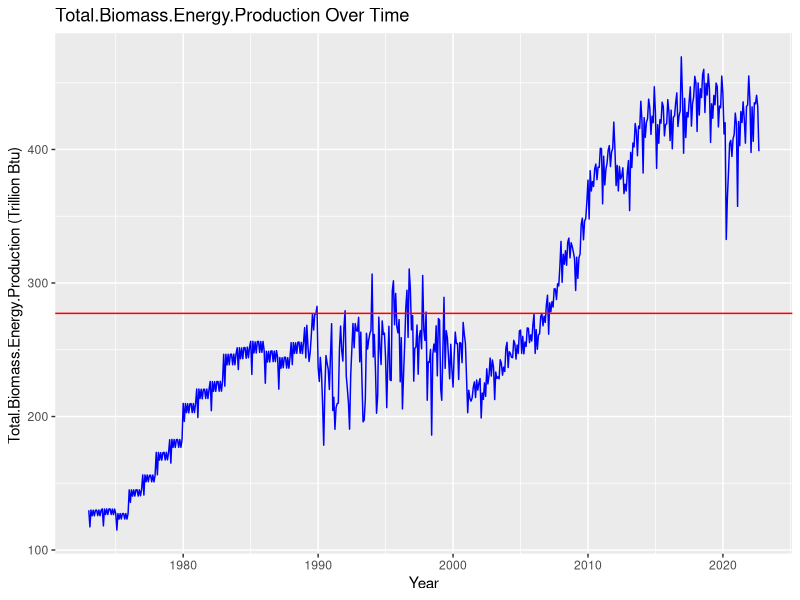
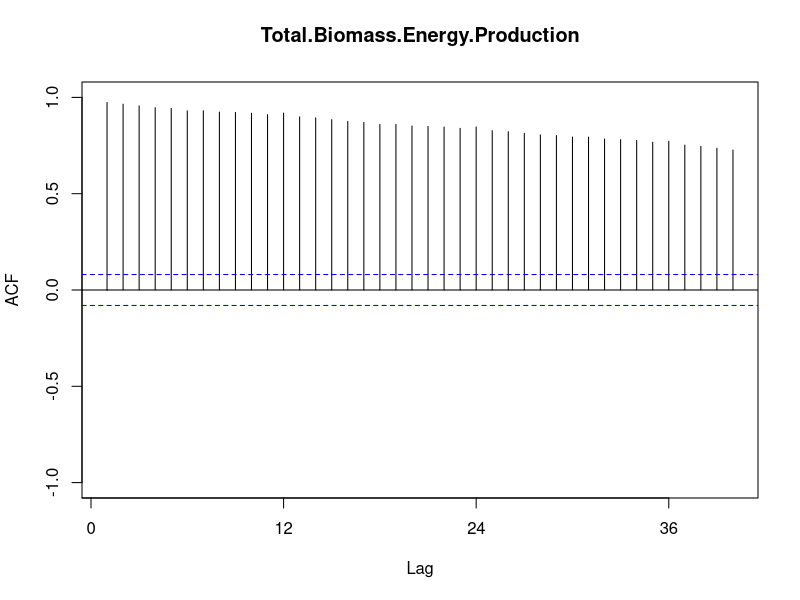
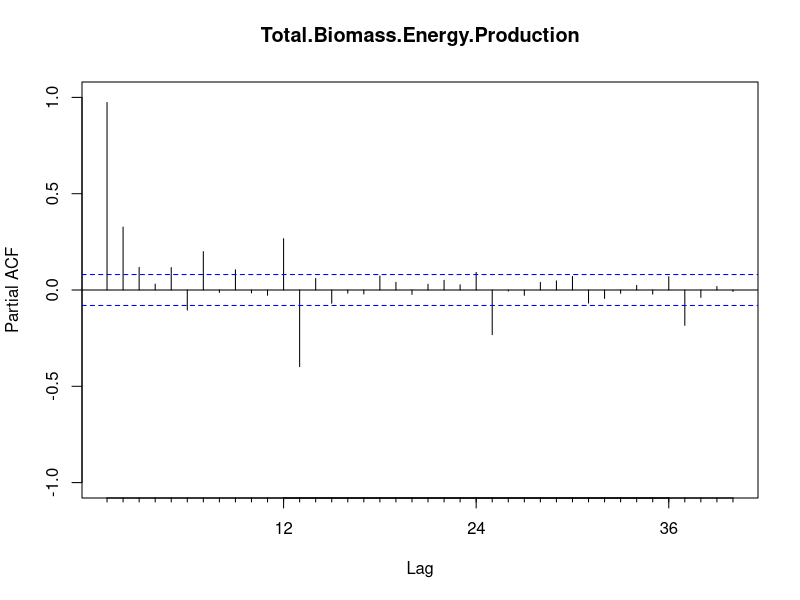
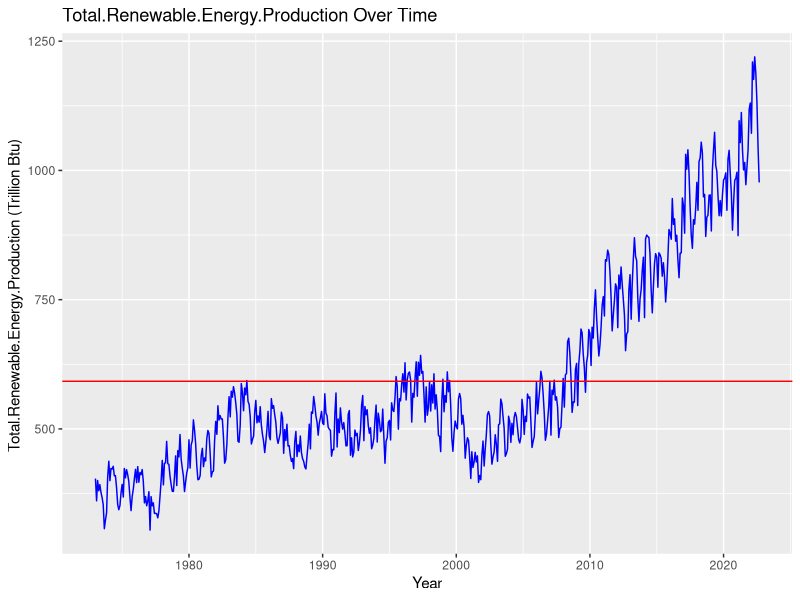
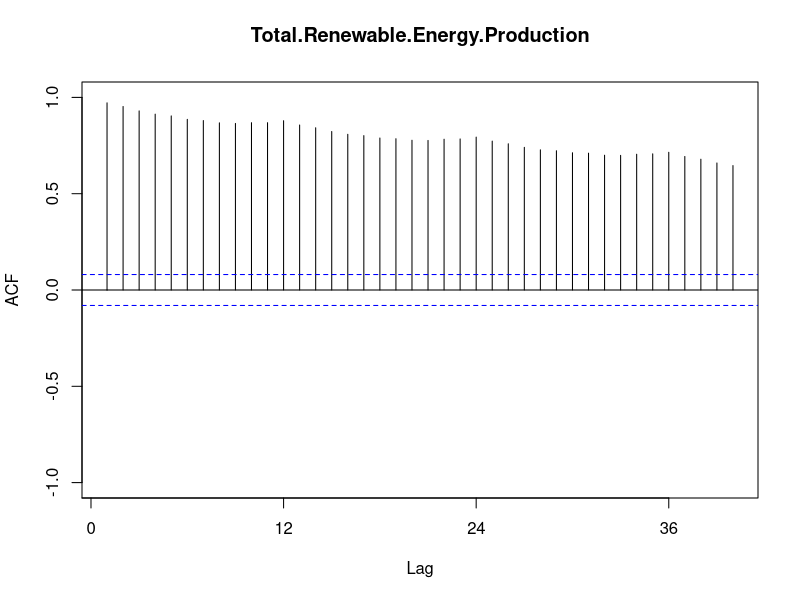
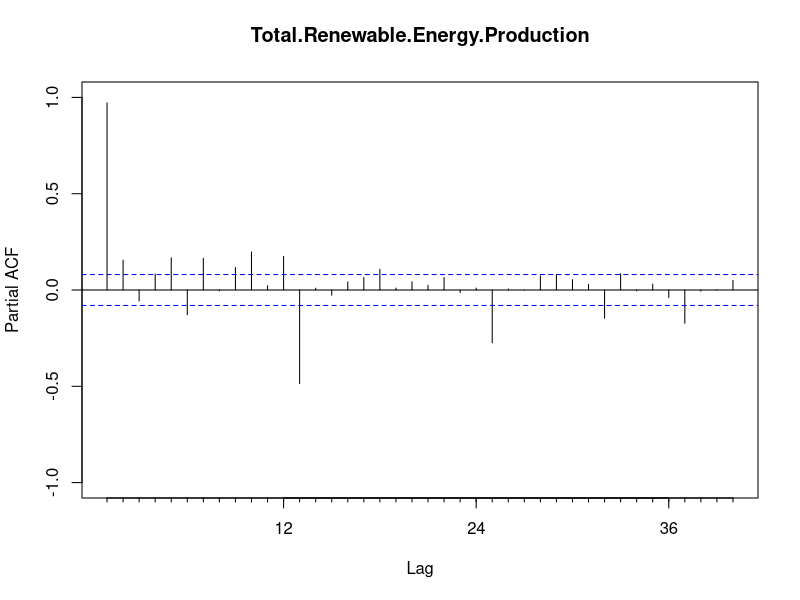
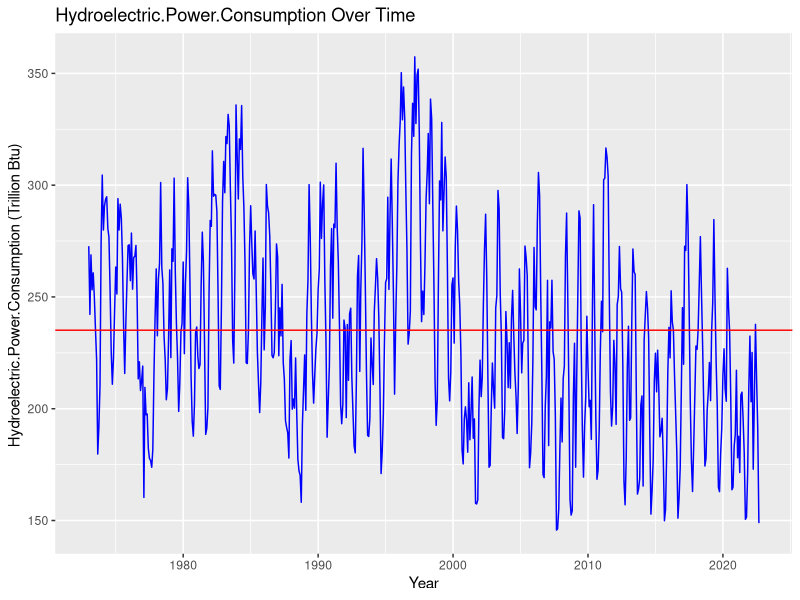
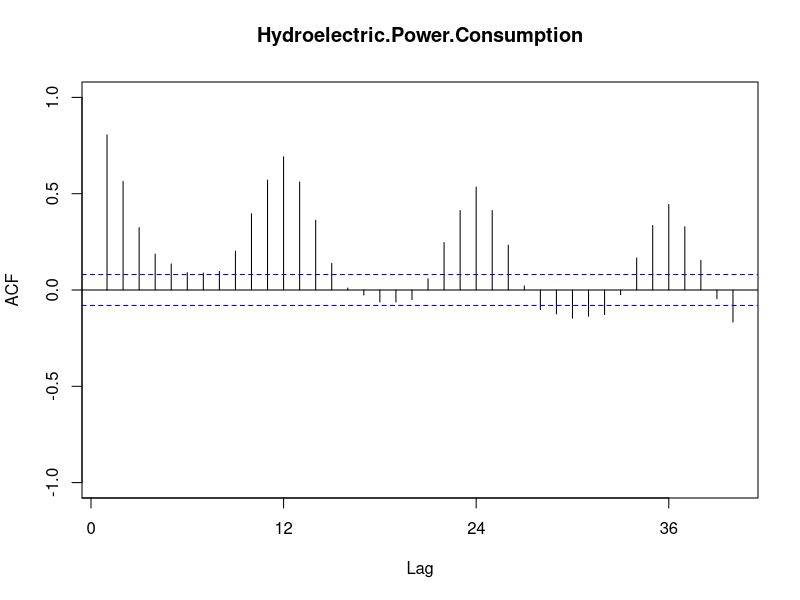

The R source for these figures, in order:
## ---- chunk 1
knitr::opts_chunk$set(echo = TRUE,tidy.opts=list(width.cutoff=80), tidy=FALSE) 
## ---- chunk 2
#Load/install required package here
library(forecast)
library(tseries)
library(dplyr)
library(lubridate)
library(ggplot2)

#import data set
energy_data <- read.csv(file="./Data/Table_10.1_Renewable_Energy_Production_and_Consumption_by_Source-Edit.csv", header = TRUE, dec = ".", sep=",",stringsAsFactors = TRUE) 

#transform Date column 
energy_data$Month<- ym(energy_data$Month)
colnames(energy_data)[1]<- "Date"
head(energy_data)

#extract columns 
colnames(energy_data)
data<- energy_data[,c(1,4,5,6)]
head(data)
tail(data) #no zeros 
## ---- chunk 3
#make time series data 
ts_data<- ts(data[,(2:4)], frequency = 12, start = c(1973,1))
name<- colnames(data)

#plot time series, Acf, and Pacf
for(i in 1:(ncol(data)-1)){
  par((mfrow=c(1,3))) #this does not work with ggplot 
  print(ggplot(data, aes(x=Date, y=data[,(1+i)])) +
          geom_line(color="blue") +
          geom_hline(yintercept = mean(data[,(1+i)]), color="red") + 
          ylab(paste0(colnames(data)[1+i], " (Trillion Btu)", sep = " "))+
          xlab("Year")+
          labs(title = paste0(colnames(data)[1+i], " Over Time", sep = " "))
  )
  Acf(ts_data[,i], lag.max=40, main=name[i+1], ylim=c(-1,1))
  Pacf(ts_data[,i], lag.max=40,main=name[i+1], ylim=c(-1,1))
}

## ---- chunk 4
nobs <- nrow(data) 
#Create vector t
t <- c(1:nobs)

#Fit a linear trend to TS of iHP = 1
linear_trend_model1=lm(data[,2]~t)  
print(summary(linear_trend_model1))
beta1.0=as.numeric(linear_trend_model1$coefficients[1])  #first coefficient is the intercept term or beta0
beta1.1=as.numeric(linear_trend_model1$coefficients[2])  #second coefficient is the slope or beta1
  
#Let's plot the time series with its trend line
print(ggplot(data, aes(x=Date, y=data[,(2)])) +
        geom_line(color="blue") +
        ylab(paste0(colnames(data)[2], " (Trillion Btu)", sep = " "))+
        xlab("Year")+
        labs(title = paste0(colnames(data)[2], " Over Time", sep = " "))+
        #geom_abline(intercept = beta0, slope = beta1, color="red")
        geom_smooth(color="red",method="lm"))
## ---- chunk 5
#Fit a linear trend to TS of iHP = 2
iHP<- 2
linear_trend_model2=lm(data[,3]~t)  
print(summary(linear_trend_model2))
beta2.0=as.numeric(linear_trend_model2$coefficients[1])  #first coefficient is the intercept term or beta0
beta2.1=as.numeric(linear_trend_model2$coefficients[2])  #second coefficient is the slope or beta1

#Let's plot the time series with its trend line
print(ggplot(data, aes(x=Date, y=data[,(3)])) +
        geom_line(color="blue") +
        ylab(paste0(colnames(data)[3], " (Trillion Btu)", sep = " "))+
        xlab("Year")+
        labs(title = paste0(colnames(data)[3], " Over Time", sep = " "))+
        #geom_abline(intercept = beta0, slope = beta1, color="red")
        geom_smooth(color="red",method="lm"))
## ---- chunk 6
#Fit a linear trend to TS of iHP = 3
iHP<- 3
linear_trend_model3=lm(data[,4]~t)  
print(summary(linear_trend_model3))
beta3.0=as.numeric(linear_trend_model3$coefficients[1])  #first coefficient is the intercept term or beta0
beta3.1=as.numeric(linear_trend_model3$coefficients[2])  #second coefficient is the slope or beta1
  
#Let's plot the time series with its trend line
print(ggplot(data, aes(x=Date, y=data[,(4)])) +
        geom_line(color="blue") +
        ylab(paste0(colnames(data)[4], " (Trillion Btu)", sep = " "))+
        xlab("Year")+
        labs(title = paste0(colnames(data)[4], " Over Time", sep = " "))+
        #geom_abline(intercept = beta0, slope = beta1, color="red")
        geom_smooth(color="red",method="lm"))

## ---- chunk 7
iHP<- 1
#remove the trend from series
detrend_data1 <- data[,(iHP+1)]-(beta1.0+beta1.1*t)
#plot graphs
ggplot(data, aes(x=Date, y=data[,(1+iHP)])) +
            geom_line(color="blue") +
            ylab(paste0("Inflow ",colnames(data)[(1+iHP)],sep="")) +
            #geom_abline(intercept = beta0, slope = beta1, color="red")
            geom_smooth(color="red",method="lm") +
            geom_line(aes(y=detrend_data1), col="green")+
            geom_smooth(aes(y=detrend_data1),color="orange",method="lm") 

## ---- chunk 8
iHP<- 2
#remove the trend from series
detrend_data2 <- data[,(iHP+1)]-(beta2.0+beta2.1*t)
#plot graphs
ggplot(data, aes(x=Date, y=data[,(1+iHP)])) +
            geom_line(color="blue") +
            ylab(paste0("Inflow ",colnames(data)[(1+iHP)],sep="")) +
            #geom_abline(intercept = beta0, slope = beta1, color="red")
            geom_smooth(color="red",method="lm") +
            geom_line(aes(y=detrend_data2), col="green")+
            geom_smooth(aes(y=detrend_data2),color="orange",method="lm") 
## ---- chunk 9
iHP<- 3
#remove the trend from series
detrend_data3 <- data[,(iHP+1)]-(beta3.0+beta3.1*t)
#plot graphs
ggplot(data, aes(x=Date, y=data[,(1+iHP)])) +
            geom_line(color="blue") +
            ylab(paste0("Inflow ",colnames(data)[(1+iHP)],sep="")) +
            #geom_abline(intercept = beta0, slope = beta1, color="red")
            geom_smooth(color="red",method="lm") +
            geom_line(aes(y=detrend_data3), col="green")+
            geom_smooth(aes(y=detrend_data3),color="orange",method="lm") 
## ---- chunk 10
#make data frame of detrended data
detrend_data1<- data.frame(detrend_data1)
detrend_data1$Date<- data$Date
detrend_data1$HP2<- detrend_data2
detrend_data1$HP3<- detrend_data3

detrend_data<- detrend_data1[,c(2,1,3,4)]
colnames(detrend_data)<- colnames(data)
ts_detrend_data<- ts(detrend_data[,(2:4)], frequency = 12, start = c(1973,1))


#plot time series, Acf, and Pacf
for(i in 1:(ncol(detrend_data)-1)){
  Acf(detrend_data[,i], lag.max=40, main=name[i+1], ylim=c(-1,1))
  Pacf(detrend_data[,i], lag.max=40,main=name[i+1], ylim=c(-1,1))
}
## ---- chunk 11
#Let's choose another HP
iHP=1 

#Use seasonal means model
#First create the seasonal dummies
dummies <- seasonaldummy(ts_data[,iHP])  
#this function only accepts ts object, no need to add one here because date object is not a column

#Then fit a linear model to the seasonal dummies
seas_means_model=lm(data[,(iHP+1)]~dummies)
summary(seas_means_model)

#Look at the regression coefficient. These will be the values of Beta

#Store regression coefficients
beta_int=seas_means_model$coefficients[1]
beta_coeff=seas_means_model$coefficients[2:12]

#compute seasonal component
inflow_seas_comp=array(0,nobs)
for(i in 1:nobs){
  inflow_seas_comp[i]=(beta_int+beta_coeff%*%dummies[i,])
}

#Understanding what we did
ggplot(data, aes(x=Date, y=data[,(1+iHP)])) +
            geom_line(color="blue") +
            ylab(paste0("Inflow ",colnames(data)[(1+iHP)],sep="")) +
            geom_line(aes(y=inflow_seas_comp), col="red")

## ---- chunk 12
#Let's choose another HP
iHP<- 2

#Use seasonal means model
#First create the seasonal dummies
dummies2 <- seasonaldummy(ts_data[,iHP])  
#this function only accepts ts object, no need to add one here because date object is not a column

#Then fit a linear model to the seasonal dummies
seas_means_model2=lm(data[,(iHP+1)]~dummies2)
summary(seas_means_model2)

#Look at the regression coefficient. These will be the values of Beta

#Store regression coefficients
beta_int2=seas_means_model2$coefficients[1]
beta_coeff2=seas_means_model2$coefficients[2:12]

#compute seasonal component
inflow_seas_comp2=array(0,nobs)
for(i in 1:nobs){
  inflow_seas_comp2[i]=(beta_int2+beta_coeff2%*%dummies2[i,])
}

#Understanding what we did
ggplot(data, aes(x=Date, y=data[,(1+iHP)])) +
            geom_line(color="blue") +
            ylab(paste0("Inflow ",colnames(data)[(1+iHP)],sep="")) +
            geom_line(aes(y=inflow_seas_comp2), col="red")

## ---- chunk 13
#Let's choose another HP
iHP<- 3 

#Use seasonal means model
#First create the seasonal dummies
dummies3 <- seasonaldummy(ts_data[,iHP])  
#this function only accepts ts object, no need to add one here because date object is not a column

#Then fit a linear model to the seasonal dummies
seas_means_model3=lm(data[,(iHP+1)]~dummies3)
summary(seas_means_model3)

#Look at the regression coefficient. These will be the values of Beta

#Store regression coefficients
beta_int3=seas_means_model3$coefficients[1]
beta_coeff3=seas_means_model3$coefficients[2:12]

#compute seasonal component
inflow_seas_comp3=array(0,nobs)
for(i in 1:nobs){
  inflow_seas_comp3[i]=(beta_int3+beta_coeff3%*%dummies3[i,])
}

#Understanding what we did
ggplot(data, aes(x=Date, y=data[,(1+iHP)])) +
            geom_line(color="blue") +
            ylab(paste0("Inflow ",colnames(data)[(1+iHP)],sep="")) +
            geom_line(aes(y=inflow_seas_comp3), col="red")

## ---- chunk 14
#HP1
#Removing seasonal component
deseason_data <- data[,(1+iHP)]-inflow_seas_comp

#Understanding what we did
ggplot(data, aes(x=Date, y=data[,(1+iHP)])) +
            geom_line(color="blue") +
            ylab(paste0("Inflow ",colnames(data)[(1+iHP)],sep="")) +
            geom_line(aes(y=deseason_data), col="green")

#HP2
#Removing seasonal component
deseason_data2 <- data[,(1+iHP)]-inflow_seas_comp2

#Understanding what we did
ggplot(data, aes(x=Date, y=data[,(1+iHP)])) +
            geom_line(color="blue") +
            ylab(paste0("Inflow ",colnames(data)[(1+iHP)],sep="")) +
            geom_line(aes(y=deseason_data2), col="green")

#HP3
#Removing seasonal component
deseason_data3 <- data[,(1+iHP)]-inflow_seas_comp3

#Understanding what we did
ggplot(data, aes(x=Date, y=data[,(1+iHP)])) +
            geom_line(color="blue") +
            ylab(paste0("Inflow ",colnames(data)[(1+iHP)],sep="")) +
            geom_line(aes(y=deseason_data3), col="green")
## ---- chunk 15
#make data frame of deseasoned data
deseason_data<- data.frame(deseason_data)
deseason_data$Date<- data$Date
deseason_data$HP2<- deseason_data2
deseason_data$HP3<- deseason_data3

deseason_data<- deseason_data[,c(2,1,3,4)]
colnames(deseason_data)<- colnames(data)
ts_deseason_data<- ts(deseason_data[,(2:4)], frequency = 12, start = c(1973,1))


#plot time series, Acf, and Pacf
for(i in 1:(ncol(deseason_data)-1)){
  Acf(ts_deseason_data[,i], lag.max=40, main=name[i+1], ylim=c(-1,1))
  Pacf(ts_deseason_data[,i], lag.max=40,main=name[i+1], ylim=c(-1,1))
}
